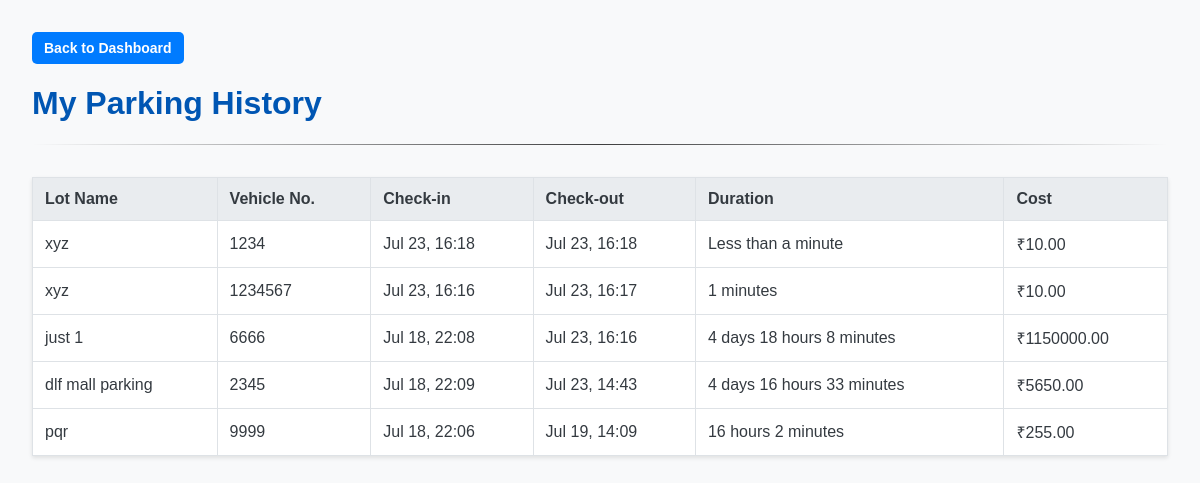
/history (signed in), run on an earlier commit of the app's database.
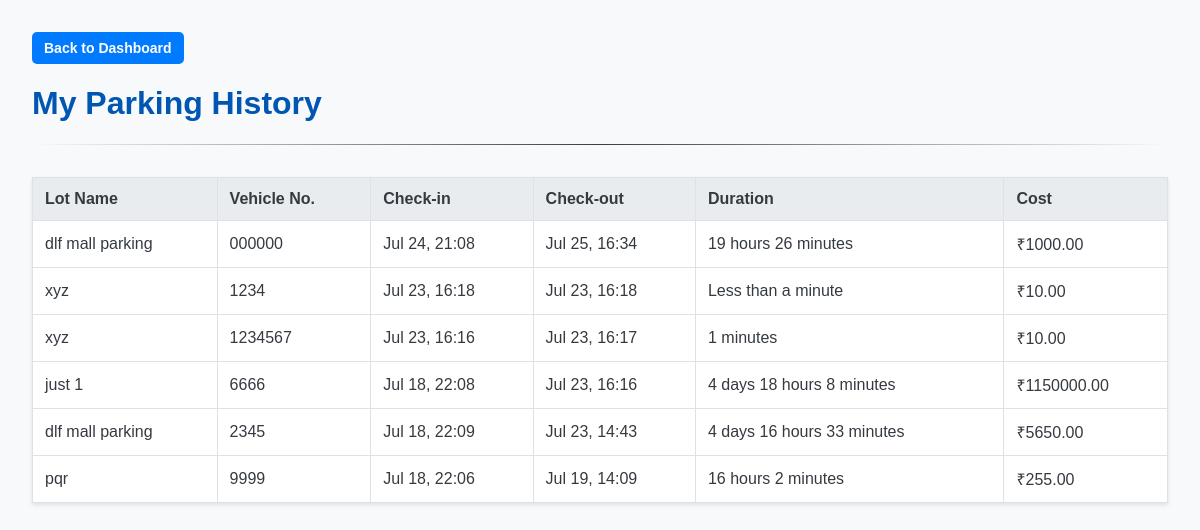
And on a later commit of the database.
### models/models.py (models this page shows)
class Booking(db.Model):
    __tablename__ = 'bookings'
    id = db.Column(db.Integer, primary_key=True)
    vehicle_number = db.Column(db.String(20), nullable=False)
    check_in_time = db.Column(db.DateTime, nullable=False, default=datetime.utcnow)
    check_out_time = db.Column(db.DateTime, nullable=True)
    total_cost = db.Column(db.Float, nullable=True)
    user_id = db.Column(db.Integer, db.ForeignKey('users.id'), nullable=False)
    spot_id = db.Column(db.Integer, db.ForeignKey('parking_spots.id'), nullable=False)

class ParkingLot(db.Model):
    __tablename__ = 'parking_lots'
    id = db.Column(db.Integer, primary_key=True)
    name = db.Column(db.String(100), nullable=False)
    address = db.Column(db.String(200), nullable=False)
    pincode = db.Column(db.String(10), nullable=False)
    price_per_hour = db.Column(db.Float, nullable=False)
    capacity = db.Column(db.Integer, nullable=False)
    spots = db.relationship('ParkingSpot', backref='parking_lot', lazy=True, cascade="all, delete-orphan")

### app.py (the view)
@app.route('/history')
def user_history():
    user_id = session.get('user_id')
    if not user_id:
        return redirect(url_for('login'))
    completed_bookings = Booking.query.filter(Booking.user_id == user_id,Booking.check_out_time.isnot(None)).order_by(Booking.check_out_time.desc()).all()
    for booking in completed_bookings:
        booking.duration_str = format_duration(booking)
    return render_template('user_history.html', bookings=completed_bookings)

### app.py (called while the page is built)
def format_duration(booking):
    if not (booking.check_out_time and booking.check_in_time):
        return "N/A"
    delta = booking.check_out_time - booking.check_in_time
    total_seconds = delta.total_seconds()
    days, remainder = divmod(total_seconds, (24*60*60))
    hours, remainder = divmod(remainder, (60*60))
    minutes, remainder = divmod(remainder, 60)
    parts = ""
    if days > 0:
        parts += (f"{int(days)} days ")
    if hours > 0:
        parts += (f"{int(hours)} hours ")
    if minutes > 0:
        parts += (f"{int(minutes)} minutes")
    if parts:
        return parts
    else:
        return "Less than a minute"

### templates/user_history.html (shortened to what this page needs)
<!DOCTYPE html>
<html lang="en">
<head>
    <link rel="stylesheet" href="{{ url_for('static', filename='css/styles.css') }}">
</head>
<body>
    <div>
        <a href="{{ url_for('user_dashboard') }}" class="btn btn-primary"> Back to Dashboard</a>
    </div>
    <h1>My Parking History</h1>
    <hr>
    <table>
        <thead>
            <tr>
                <th>Lot Name</th>
                <th>Vehicle No.</th>
                <th>Check-in</th>
                <th>Check-out</th>
                <th>Duration</th>
                <th>Cost</th>
            </tr>
        </thead>
        <tbody>
            {% for booking in bookings %}
            <tr>
                <td>{{ booking.parking_spot.parking_lot.name }}</td>
                <td>{{ booking.vehicle_number }}</td>
                <td>{{ booking.check_in_time.strftime('%b %d, %H:%M') }}</td>
                <td>{{ booking.check_out_time.strftime('%b %d, %H:%M') }}</td>
                <td>{{ booking.duration_str }}</td>
                <td>₹{{ '%.2f'|format(booking.total_cost) }}</td>
            </tr>
            {% else %}
            <tr>
                <td colspan="6">You have no past parking records.</td>
            </tr>
            {% endfor %}
        </tbody>
    </table>
</body>
</html>

What changed in the data, as far as the page shows it:
now on this page (row edited): Booking: parking_spot.parking_lot.name "dlf mall parking", vehicle_number "000000", check_in_time "Jul 24, 21:08", check_out_time "Jul 25, 16:34", duration_str "19 hours 26 minutes", total_cost "1000.00"
